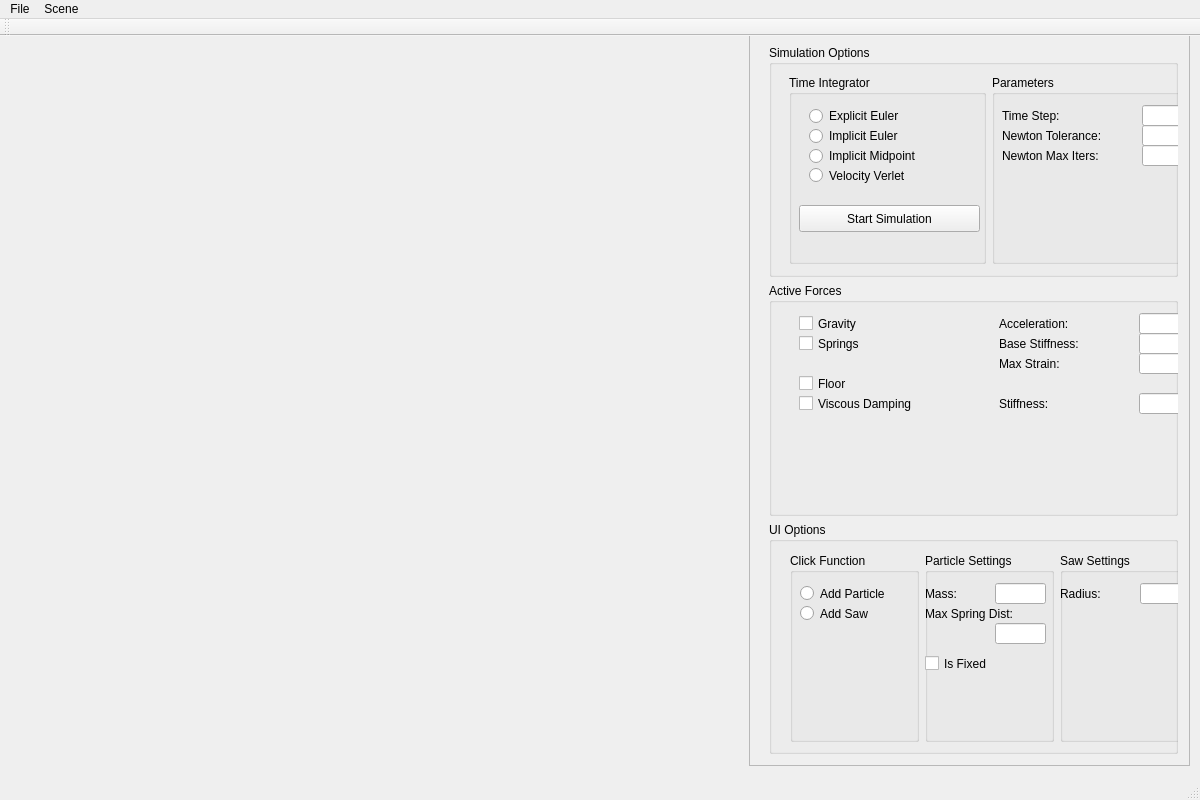
<?xml version="1.0" encoding="UTF-8"?>
<ui version="4.0">
 <class>MainWindow</class>
 <widget class="QMainWindow" name="MainWindow">
  <property name="geometry">
   <rect>
    <x>0</x>
    <y>0</y>
    <width>1200</width>
    <height>800</height>
   </rect>
  </property>
  <property name="windowTitle">
   <string>Universe of Goo</string>
  </property>
  <widget class="QWidget" name="centralWidget">
   <widget class="GLPanel" name="GLWidget" native="true">
    <property name="geometry">
     <rect>
      <x>10</x>
      <y>0</y>
      <width>731</width>
      <height>731</height>
     </rect>
    </property>
    <property name="sizePolicy">
     <sizepolicy hsizetype="Fixed" vsizetype="Fixed">
      <horstretch>0</horstretch>
      <verstretch>0</verstretch>
     </sizepolicy>
    </property>
   </widget>
   <widget class="QFrame" name="parameterFrame">
    <property name="geometry">
     <rect>
      <x>749</x>
      <y>-1</y>
      <width>441</width>
      <height>731</height>
     </rect>
    </property>
    <property name="frameShape">
     <enum>QFrame::StyledPanel</enum>
    </property>
    <property name="frameShadow">
     <enum>QFrame::Raised</enum>
    </property>
    <widget class="QWidget" name="verticalLayoutWidget">
     <property name="geometry">
      <rect>
       <x>9</x>
       <y>-1</y>
       <width>431</width>
       <height>731</height>
      </rect>
     </property>
     <layout class="QVBoxLayout" name="verticalLayout">
      <item>
       <widget class="QGroupBox" name="simOptionsBox">
        <property name="title">
         <string>Simulation Options</string>
        </property>
        <widget class="QWidget" name="horizontalLayoutWidget">
         <property name="geometry">
          <rect>
           <x>9</x>
           <y>19</y>
           <width>421</width>
           <height>211</height>
          </rect>
         </property>
         <layout class="QHBoxLayout" name="horizontalLayout">
          <item>
           <widget class="QGroupBox" name="IntegratorBox">
            <property name="title">
             <string>Time Integrator</string>
            </property>
            <widget class="QRadioButton" name="explicitEulerButton">
             <property name="geometry">
              <rect>
               <x>20</x>
               <y>30</y>
               <width>121</width>
               <height>22</height>
              </rect>
             </property>
             <property name="text">
              <string>Explicit Euler</string>
             </property>
            </widget>
            <widget class="QRadioButton" name="implicitEulerButton">
             <property name="geometry">
              <rect>
               <x>20</x>
               <y>50</y>
               <width>121</width>
               <height>22</height>
              </rect>
             </property>
             <property name="text">
              <string>Implicit Euler</string>
             </property>
            </widget>
            <widget class="QRadioButton" name="midpointButton">
             <property name="geometry">
              <rect>
               <x>20</x>
               <y>70</y>
               <width>151</width>
               <height>22</height>
              </rect>
             </property>
             <property name="text">
              <string>Implicit Midpoint</string>
             </property>
            </widget>
            <widget class="QRadioButton" name="velocityVerletButton">
             <property name="geometry">
              <rect>
               <x>20</x>
               <y>90</y>
               <width>131</width>
               <height>21</height>
              </rect>
             </property>
             <property name="text">
              <string>Velocity Verlet</string>
             </property>
            </widget>
            <widget class="QPushButton" name="startSimulationButton">
             <property name="geometry">
              <rect>
               <x>10</x>
               <y>130</y>
               <width>181</width>
               <height>27</height>
              </rect>
             </property>
             <property name="text">
              <string>Start Simulation</string>
             </property>
            </widget>
           </widget>
          </item>
          <item>
           <widget class="QGroupBox" name="SimParametersBox">
            <property name="title">
             <string>Parameters</string>
            </property>
            <widget class="QLabel" name="timeStepLabel">
             <property name="geometry">
              <rect>
               <x>10</x>
               <y>30</y>
               <width>81</width>
               <height>21</height>
              </rect>
             </property>
             <property name="text">
              <string>Time Step:</string>
             </property>
            </widget>
            <widget class="QLabel" name="newtonTolLabel">
             <property name="geometry">
              <rect>
               <x>10</x>
               <y>50</y>
               <width>131</width>
               <height>21</height>
              </rect>
             </property>
             <property name="text">
              <string>Newton Tolerance:</string>
             </property>
            </widget>
            <widget class="QLabel" name="newtonMaxItersLabel">
             <property name="geometry">
              <rect>
               <x>10</x>
               <y>70</y>
               <width>131</width>
               <height>21</height>
              </rect>
             </property>
             <property name="text">
              <string>Newton Max Iters:</string>
             </property>
            </widget>
            <widget class="QLineEdit" name="timeStepEdit">
             <property name="geometry">
              <rect>
               <x>150</x>
               <y>30</y>
               <width>51</width>
               <height>21</height>
              </rect>
             </property>
            </widget>
            <widget class="QLineEdit" name="newtonTolEdit">
             <property name="geometry">
              <rect>
               <x>150</x>
               <y>50</y>
               <width>51</width>
               <height>21</height>
              </rect>
             </property>
            </widget>
            <widget class="QLineEdit" name="newtonMaxItersEdit">
             <property name="geometry">
              <rect>
               <x>150</x>
               <y>70</y>
               <width>51</width>
               <height>21</height>
              </rect>
             </property>
            </widget>
           </widget>
          </item>
         </layout>
        </widget>
       </widget>
      </item>
      <item>
       <widget class="QGroupBox" name="activeForcesBox">
        <property name="title">
         <string>Active Forces</string>
        </property>
        <widget class="QCheckBox" name="gravityCheckBox">
         <property name="geometry">
          <rect>
           <x>30</x>
           <y>30</y>
           <width>97</width>
           <height>21</height>
          </rect>
         </property>
         <property name="text">
          <string>Gravity</string>
         </property>
        </widget>
        <widget class="QCheckBox" name="springsCheckBox">
         <property name="geometry">
          <rect>
           <x>30</x>
           <y>50</y>
           <width>97</width>
           <height>21</height>
          </rect>
         </property>
         <property name="text">
          <string>Springs</string>
         </property>
        </widget>
        <widget class="QCheckBox" name="floorCheckBox">
         <property name="geometry">
          <rect>
           <x>30</x>
           <y>90</y>
           <width>97</width>
           <height>21</height>
          </rect>
         </property>
         <property name="text">
          <string>Floor</string>
         </property>
        </widget>
        <widget class="QLabel" name="gravityGLabel">
         <property name="geometry">
          <rect>
           <x>230</x>
           <y>30</y>
           <width>121</width>
           <height>21</height>
          </rect>
         </property>
         <property name="text">
          <string>Acceleration:</string>
         </property>
        </widget>
        <widget class="QLineEdit" name="gravityGEdit">
         <property name="geometry">
          <rect>
           <x>370</x>
           <y>30</y>
           <width>51</width>
           <height>21</height>
          </rect>
         </property>
        </widget>
        <widget class="QLabel" name="springStiffnessLabel">
         <property name="geometry">
          <rect>
           <x>230</x>
           <y>50</y>
           <width>121</width>
           <height>21</height>
          </rect>
         </property>
         <property name="text">
          <string>Base Stiffness:</string>
         </property>
        </widget>
        <widget class="QLineEdit" name="springStiffnessEdit">
         <property name="geometry">
          <rect>
           <x>370</x>
           <y>50</y>
           <width>51</width>
           <height>21</height>
          </rect>
         </property>
        </widget>
        <widget class="QLabel" name="maxStrainLabel">
         <property name="geometry">
          <rect>
           <x>230</x>
           <y>70</y>
           <width>121</width>
           <height>21</height>
          </rect>
         </property>
         <property name="text">
          <string>Max Strain:</string>
         </property>
        </widget>
        <widget class="QLineEdit" name="maxStrainEdit">
         <property name="geometry">
          <rect>
           <x>370</x>
           <y>70</y>
           <width>51</width>
           <height>21</height>
          </rect>
         </property>
        </widget>
        <widget class="QCheckBox" name="dampingStiffnessCheckBox">
         <property name="geometry">
          <rect>
           <x>30</x>
           <y>110</y>
           <width>151</width>
           <height>21</height>
          </rect>
         </property>
         <property name="text">
          <string>Viscous Damping</string>
         </property>
        </widget>
        <widget class="QLabel" name="dampingStiffnessLabel">
         <property name="geometry">
          <rect>
           <x>230</x>
           <y>110</y>
           <width>121</width>
           <height>21</height>
          </rect>
         </property>
         <property name="text">
          <string>Stiffness:</string>
         </property>
        </widget>
        <widget class="QLineEdit" name="dampingStiffnessEdit">
         <property name="geometry">
          <rect>
           <x>370</x>
           <y>110</y>
           <width>51</width>
           <height>21</height>
          </rect>
         </property>
        </widget>
       </widget>
      </item>
      <item>
       <widget class="QGroupBox" name="uiOptionsBox">
        <property name="title">
         <string>UI Options</string>
        </property>
        <widget class="QWidget" name="horizontalLayoutWidget_2">
         <property name="geometry">
          <rect>
           <x>10</x>
           <y>20</y>
           <width>421</width>
           <height>211</height>
          </rect>
         </property>
         <layout class="QHBoxLayout" name="horizontalLayout_2">
          <item>
           <widget class="QGroupBox" name="clickFunctionBox">
            <property name="title">
             <string>Click Function</string>
            </property>
            <widget class="QRadioButton" name="addParticleButton">
             <property name="geometry">
              <rect>
               <x>10</x>
               <y>30</y>
               <width>117</width>
               <height>21</height>
              </rect>
             </property>
             <property name="text">
              <string>Add Particle</string>
             </property>
            </widget>
            <widget class="QRadioButton" name="addSawButton">
             <property name="geometry">
              <rect>
               <x>10</x>
               <y>50</y>
               <width>117</width>
               <height>21</height>
              </rect>
             </property>
             <property name="text">
              <string>Add Saw</string>
             </property>
            </widget>
           </widget>
          </item>
          <item>
           <widget class="QGroupBox" name="particleSettingsBox">
            <property name="title">
             <string>Particle Settings</string>
            </property>
            <widget class="QLabel" name="massLabel">
             <property name="geometry">
              <rect>
               <x>0</x>
               <y>30</y>
               <width>41</width>
               <height>21</height>
              </rect>
             </property>
             <property name="text">
              <string>Mass:</string>
             </property>
            </widget>
            <widget class="QLabel" name="maxSpringDistLabel">
             <property name="geometry">
              <rect>
               <x>0</x>
               <y>50</y>
               <width>111</width>
               <height>21</height>
              </rect>
             </property>
             <property name="text">
              <string>Max Spring Dist:</string>
             </property>
            </widget>
            <widget class="QCheckBox" name="isFixedCheckBox">
             <property name="geometry">
              <rect>
               <x>0</x>
               <y>100</y>
               <width>97</width>
               <height>21</height>
              </rect>
             </property>
             <property name="text">
              <string>Is Fixed</string>
             </property>
            </widget>
            <widget class="QLineEdit" name="massEdit">
             <property name="geometry">
              <rect>
               <x>70</x>
               <y>30</y>
               <width>51</width>
               <height>21</height>
              </rect>
             </property>
            </widget>
            <widget class="QLineEdit" name="maxSpringDistEdit">
             <property name="geometry">
              <rect>
               <x>70</x>
               <y>70</y>
               <width>51</width>
               <height>21</height>
              </rect>
             </property>
            </widget>
           </widget>
          </item>
          <item>
           <widget class="QGroupBox" name="sawSettingsBox">
            <property name="title">
             <string>Saw Settings</string>
            </property>
            <widget class="QLabel" name="radiusLabel">
             <property name="geometry">
              <rect>
               <x>0</x>
               <y>30</y>
               <width>51</width>
               <height>21</height>
              </rect>
             </property>
             <property name="text">
              <string>Radius:</string>
             </property>
            </widget>
            <widget class="QLineEdit" name="radiusEdit">
             <property name="geometry">
              <rect>
               <x>80</x>
               <y>30</y>
               <width>51</width>
               <height>21</height>
              </rect>
             </property>
            </widget>
           </widget>
          </item>
         </layout>
        </widget>
       </widget>
      </item>
     </layout>
    </widget>
   </widget>
  </widget>
  <widget class="QMenuBar" name="menuBar">
   <property name="geometry">
    <rect>
     <x>0</x>
     <y>0</y>
     <width>1200</width>
     <height>25</height>
    </rect>
   </property>
   <widget class="QMenu" name="menuFile">
    <property name="title">
     <string>File</string>
    </property>
    <addaction name="actionExit"/>
   </widget>
   <widget class="QMenu" name="menuScene">
    <property name="title">
     <string>Scene</string>
    </property>
    <addaction name="actionReset"/>
    <addaction name="actionReset_Everything"/>
   </widget>
   <addaction name="menuFile"/>
   <addaction name="menuScene"/>
  </widget>
  <widget class="QToolBar" name="mainToolBar">
   <attribute name="toolBarArea">
    <enum>TopToolBarArea</enum>
   </attribute>
   <attribute name="toolBarBreak">
    <bool>false</bool>
   </attribute>
  </widget>
  <widget class="QStatusBar" name="statusBar"/>
  <action name="actionExit">
   <property name="text">
    <string>Exit</string>
   </property>
  </action>
  <action name="actionReset">
   <property name="text">
    <string>Clear Scene</string>
   </property>
  </action>
  <action name="actionReset_Everything">
   <property name="text">
    <string>Reset Everything</string>
   </property>
  </action>
 </widget>
 <layoutdefault spacing="6" margin="11"/>
 <customwidgets>
  <customwidget>
   <class>GLPanel</class>
   <extends>QWidget</extends>
   <header>glpanel.h</header>
   <container>1</container>
  </customwidget>
 </customwidgets>
 <resources/>
 <connections/>
</ui>
